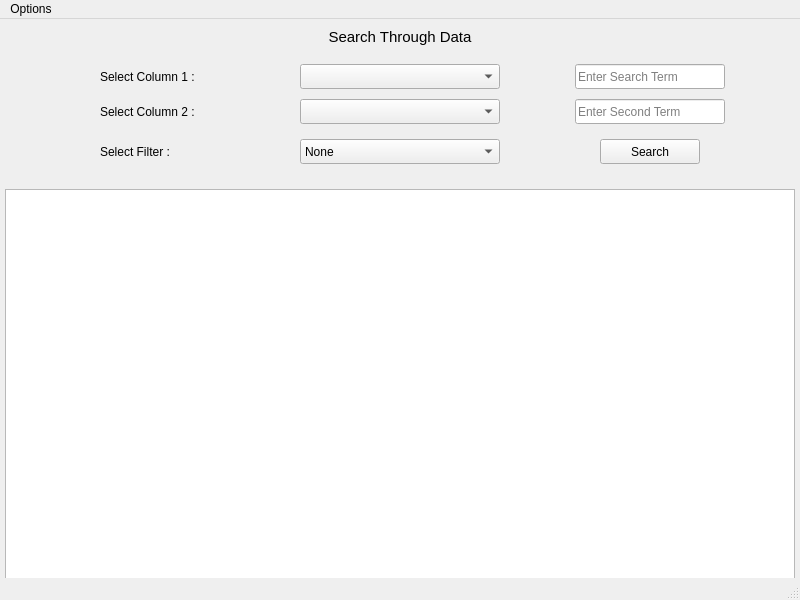
<?xml version="1.0" encoding="UTF-8"?>
<ui version="4.0">
 <class>SearchingWindow</class>
 <widget class="QMainWindow" name="SearchingWindow">
  <property name="geometry">
   <rect>
    <x>0</x>
    <y>0</y>
    <width>800</width>
    <height>600</height>
   </rect>
  </property>
  <property name="windowTitle">
   <string>Searching Window</string>
  </property>
  <widget class="QWidget" name="centralwidget">
   <widget class="QLabel" name="label">
    <property name="geometry">
     <rect>
      <x>300</x>
      <y>5</y>
      <width>200</width>
      <height>25</height>
     </rect>
    </property>
    <property name="font">
     <font>
      <pointsize>11</pointsize>
     </font>
    </property>
    <property name="text">
     <string>Search Through Data</string>
    </property>
    <property name="alignment">
     <set>Qt::AlignCenter</set>
    </property>
   </widget>
   <widget class="QLabel" name="label_2">
    <property name="geometry">
     <rect>
      <x>100</x>
      <y>45</y>
      <width>150</width>
      <height>25</height>
     </rect>
    </property>
    <property name="font">
     <font>
      <pointsize>9</pointsize>
     </font>
    </property>
    <property name="text">
     <string>Select Column 1 :</string>
    </property>
   </widget>
   <widget class="QLabel" name="label_3">
    <property name="geometry">
     <rect>
      <x>100</x>
      <y>80</y>
      <width>150</width>
      <height>25</height>
     </rect>
    </property>
    <property name="font">
     <font>
      <pointsize>9</pointsize>
     </font>
    </property>
    <property name="text">
     <string>Select Column 2 :</string>
    </property>
   </widget>
   <widget class="QLabel" name="label_4">
    <property name="geometry">
     <rect>
      <x>100</x>
      <y>120</y>
      <width>150</width>
      <height>25</height>
     </rect>
    </property>
    <property name="font">
     <font>
      <pointsize>9</pointsize>
     </font>
    </property>
    <property name="text">
     <string>Select Filter :</string>
    </property>
   </widget>
   <widget class="QComboBox" name="column1CB">
    <property name="geometry">
     <rect>
      <x>300</x>
      <y>45</y>
      <width>200</width>
      <height>25</height>
     </rect>
    </property>
    <property name="font">
     <font>
      <pointsize>9</pointsize>
     </font>
    </property>
   </widget>
   <widget class="QComboBox" name="column2CB">
    <property name="geometry">
     <rect>
      <x>300</x>
      <y>80</y>
      <width>200</width>
      <height>25</height>
     </rect>
    </property>
    <property name="font">
     <font>
      <pointsize>9</pointsize>
     </font>
    </property>
   </widget>
   <widget class="QComboBox" name="filterCB">
    <property name="geometry">
     <rect>
      <x>300</x>
      <y>120</y>
      <width>200</width>
      <height>25</height>
     </rect>
    </property>
    <property name="font">
     <font>
      <pointsize>9</pointsize>
     </font>
    </property>
    <property name="currentText">
     <string>None</string>
    </property>
    <item>
     <property name="text">
      <string>None</string>
     </property>
    </item>
    <item>
     <property name="text">
      <string>AND</string>
     </property>
    </item>
    <item>
     <property name="text">
      <string>OR</string>
     </property>
    </item>
    <item>
     <property name="text">
      <string>NOT</string>
     </property>
    </item>
   </widget>
   <widget class="QPushButton" name="searchBtn">
    <property name="geometry">
     <rect>
      <x>600</x>
      <y>120</y>
      <width>100</width>
      <height>25</height>
     </rect>
    </property>
    <property name="font">
     <font>
      <pointsize>9</pointsize>
     </font>
    </property>
    <property name="text">
     <string>Search</string>
    </property>
   </widget>
   <widget class="QTableWidget" name="tableWidget">
    <property name="geometry">
     <rect>
      <x>5</x>
      <y>170</y>
      <width>790</width>
      <height>400</height>
     </rect>
    </property>
   </widget>
   <widget class="QLineEdit" name="searchTerm1">
    <property name="geometry">
     <rect>
      <x>575</x>
      <y>45</y>
      <width>150</width>
      <height>25</height>
     </rect>
    </property>
    <property name="font">
     <font>
      <pointsize>9</pointsize>
     </font>
    </property>
    <property name="placeholderText">
     <string>Enter Search Term</string>
    </property>
   </widget>
   <widget class="QLineEdit" name="searchTerm1_2">
    <property name="geometry">
     <rect>
      <x>575</x>
      <y>80</y>
      <width>150</width>
      <height>25</height>
     </rect>
    </property>
    <property name="font">
     <font>
      <pointsize>9</pointsize>
     </font>
    </property>
    <property name="placeholderText">
     <string>Enter Second Term</string>
    </property>
   </widget>
  </widget>
  <widget class="QMenuBar" name="menubar">
   <property name="geometry">
    <rect>
     <x>0</x>
     <y>0</y>
     <width>800</width>
     <height>21</height>
    </rect>
   </property>
   <widget class="QMenu" name="menuOptions">
    <property name="title">
     <string>Options</string>
    </property>
    <addaction name="actionOpen_CSV"/>
   </widget>
   <addaction name="menuOptions"/>
  </widget>
  <widget class="QStatusBar" name="statusbar"/>
  <action name="actionOpen_CSV">
   <property name="text">
    <string>Open CSV</string>
   </property>
   <property name="shortcut">
    <string>Ctrl+S</string>
   </property>
  </action>
 </widget>
 <resources/>
 <connections/>
</ui>
